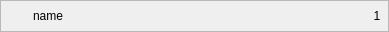
<?xml version="1.0" encoding="UTF-8"?>
<ui version="4.0">
 <class>Form</class>
 <widget class="QWidget" name="Form">
  <property name="geometry">
   <rect>
    <x>0</x>
    <y>0</y>
    <width>389</width>
    <height>32</height>
   </rect>
  </property>
  <property name="windowTitle">
   <string>Form</string>
  </property>
  <layout class="QHBoxLayout" name="horizontalLayout">
   <property name="spacing">
    <number>1</number>
   </property>
   <property name="leftMargin">
    <number>0</number>
   </property>
   <property name="topMargin">
    <number>0</number>
   </property>
   <property name="rightMargin">
    <number>0</number>
   </property>
   <property name="bottomMargin">
    <number>0</number>
   </property>
   <item>
    <widget class="QFrame" name="room_button_frame">
     <property name="frameShape">
      <enum>QFrame::StyledPanel</enum>
     </property>
     <property name="frameShadow">
      <enum>QFrame::Raised</enum>
     </property>
     <layout class="QHBoxLayout" name="horizontalLayout_2">
      <property name="spacing">
       <number>2</number>
      </property>
      <property name="leftMargin">
       <number>4</number>
      </property>
      <property name="topMargin">
       <number>2</number>
      </property>
      <property name="rightMargin">
       <number>4</number>
      </property>
      <property name="bottomMargin">
       <number>2</number>
      </property>
      <item>
       <widget class="QLabel" name="room_button_image_label">
        <property name="minimumSize">
         <size>
          <width>26</width>
          <height>26</height>
         </size>
        </property>
        <property name="maximumSize">
         <size>
          <width>26</width>
          <height>26</height>
         </size>
        </property>
        <property name="text">
         <string/>
        </property>
        <property name="alignment">
         <set>Qt::AlignCenter</set>
        </property>
       </widget>
      </item>
      <item>
       <widget class="QLabel" name="room_button_name_label">
        <property name="text">
         <string>name</string>
        </property>
       </widget>
      </item>
      <item>
       <widget class="QLabel" name="room_button_count_label">
        <property name="minimumSize">
         <size>
          <width>14</width>
          <height>14</height>
         </size>
        </property>
        <property name="maximumSize">
         <size>
          <width>14</width>
          <height>14</height>
         </size>
        </property>
        <property name="text">
         <string>1</string>
        </property>
        <property name="alignment">
         <set>Qt::AlignCenter</set>
        </property>
       </widget>
      </item>
     </layout>
    </widget>
   </item>
  </layout>
 </widget>
 <resources/>
 <connections/>
</ui>
